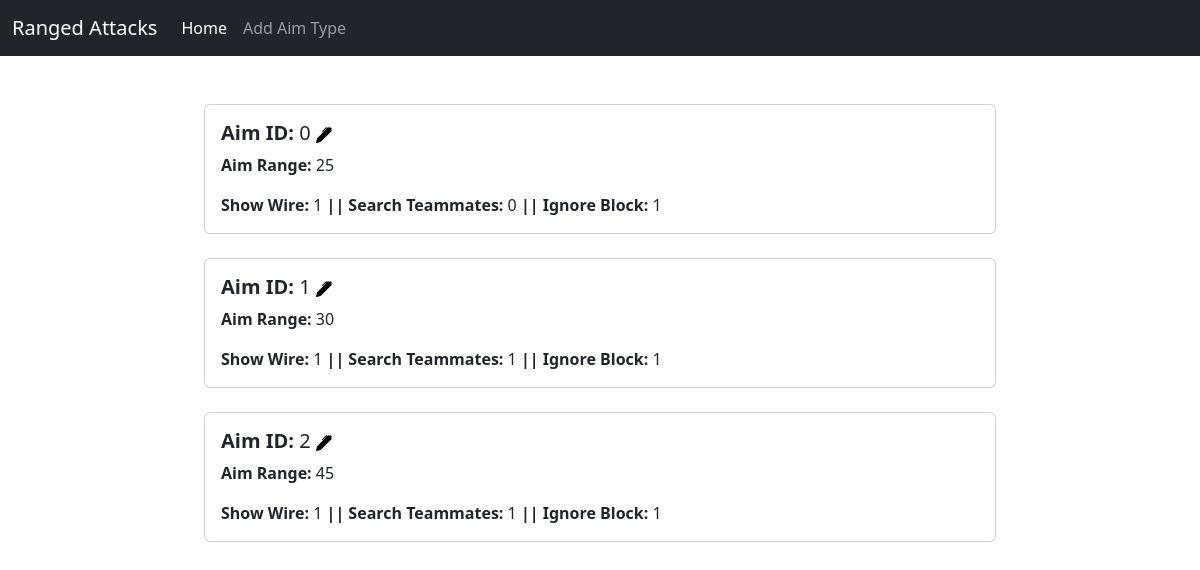
Before: /aim with the older database file.
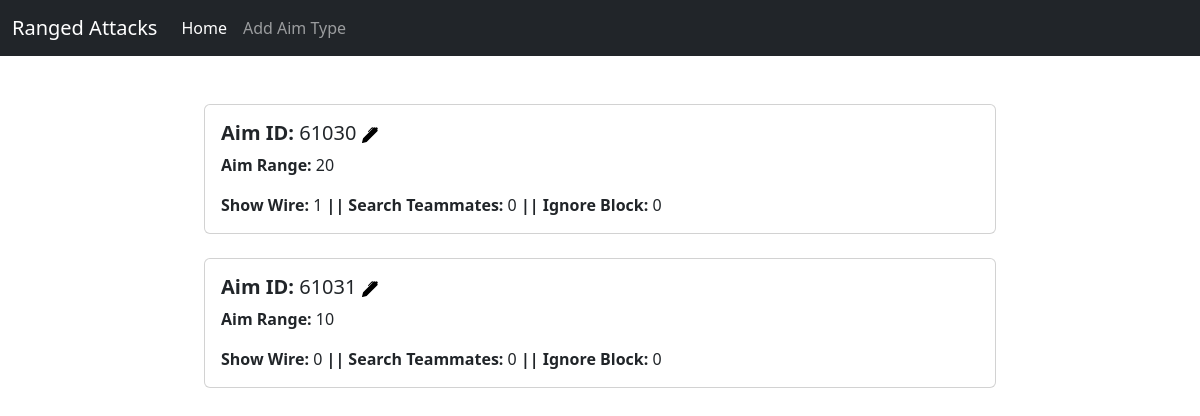
After: the same page with the newer database file.
### tables this page shows
CREATE TABLE aimTable
        (       
                aim_id INT PRIMARY KEY,
                aim_range INT,
                show_wire INT,
                search_teammates INT,
                ignore_block INT
        
        );

### main.py (the view)
@app.route("/aim", methods=["GET"])
def aim():
    if request.method == "GET":
        with sqlite3.connect(db_url) as conn:
            cur = conn.cursor()
            cur.execute('SELECT * FROM ' + aim_table_name + ' ORDER BY aim_id ASC')
            aim_data = cur.fetchall()
        return render_template("aim_main.html", dataset=aim_data)

### templates/aim_main.html (shortened to what this page needs)
<html>
    <head>
        <link rel="stylesheet" href="/static/css/bootstrap.css">
    </head>
    <body class="">
        <nav class="navbar navbar-expand-lg navbar-dark bg-dark sticky-top">
            <div class="container-fluid">
            <a class="navbar-brand" href="#">Ranged Attacks</a>
            <div class="collapse navbar-collapse" id="navbarNav">
                <ul class="navbar-nav">
                <li class="nav-item">
                    <a class="nav-link active" aria-current="page" href="/">Home</a>
                </li>
                <li class="nav-item">
                    <a class="nav-link" href="/aim_add?id=null">Add Aim Type</a>
                </li>
                </ul>
            </div>
            </div>
        </nav>
            {%for data in dataset%}
            <div class="row justify-content-center">
                    <div class="col-8">
                        <div class="card mb-4">
                            <div class="row card-body">
                            <div class="col-sm-12">
                            <h5 class="card-title">
                                <b>Aim ID: </b>{{data[0]}}
                                <a href="/aim_add?id={{data[0]}}">
                                </a>
                            </h5>
                                <p class="card-text"><b>Aim Range: </b>{{data[1]}}</p>
                                <p class="card-text"><b>Show Wire: </b>{{data[2]}} <b> || Search Teammates: </b>{{data[3]}} <b> || Ignore Block: </b>{{data[4]}}</p>
                            </div>
                        </div>
                </div>
            </div>
            </div>
            {%endfor%}
    </body>
</html>

Changed rows visible on the page:
removed aimTable: aim_id "0", aim_range "25", show_wire "1", search_teammates "0", ignore_block "1"
removed aimTable: aim_id "1", aim_range "30", show_wire "1", search_teammates "1", ignore_block "1"
removed aimTable: aim_id "2", aim_range "45", show_wire "1", search_teammates "1", ignore_block "1"
added aimTable: aim_id "61030", aim_range "20", show_wire "1", search_teammates "0", ignore_block "0"
added aimTable: aim_id "61031", aim_range "10", show_wire "0", search_teammates "0", ignore_block "0"
